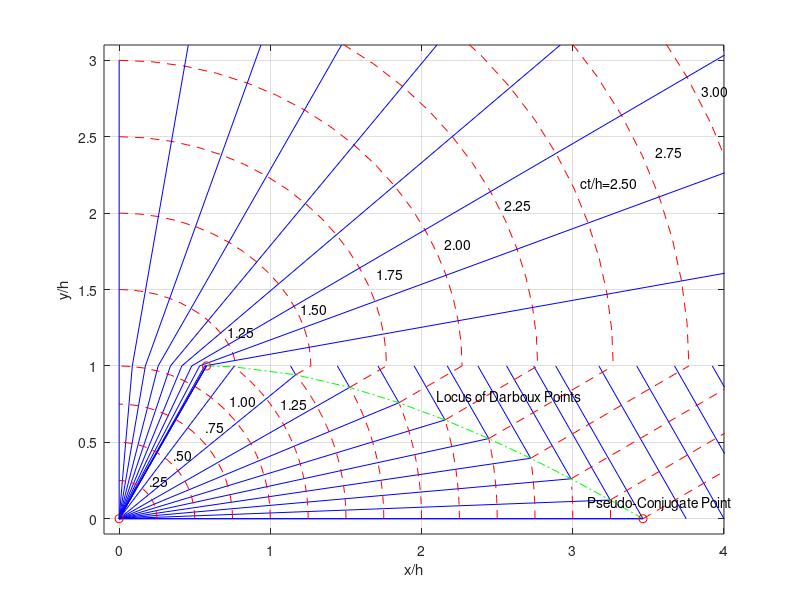

The MATLAB script that drew this image:
% Script f08_09.m; min time paths in a region of with
% discontinuous velocity;                7/98, 4/4/02
%
b=sqrt(3); Ta=[2/b 1.25:.25:3.25 2*b]; Na=length(Ta); 
un=ones(1,Na); ya=sqrt(b*Ta/2-3*un/4)+1.5*un-b*Ta/2;
xa=2*Ta-2*b*un+b*ya; th2=[0:5:90]*pi/180; N=length(th2);
un=ones(1,N); th1=asin(sin(th2)/2); x1=tan(th1);
t1=un./cos(th1);
%
figure(1); clf; t2a=[1.25:.25:3.25 2*b]; N1=length(t2a);
for i=1:N1, t2=t2a(i); x=x1+2*(t2*un-t1).*sin(th2); 
   xc(i)=x1(N)+2*(t2-t1(N)); y=un+2*(t2*un-t1).*cos(th2);
   plot(x,y,'r--'); hold on; end
th2a=[10:10:90]*pi/180; yf=3.1;
for i=1:9, th2=th2a(i); th1=asin(sin(th2)/2);
   x1=tan(th1); xf=x1+(yf-1)*tan(th2); plot([x1 xf],...
   [1 yf],'b',[0 x1],[0 1],'b');
end 
for i=1:Na, plot([0 xa(i)],[0 ya(i)],'b',[xa(i)-...
   (1-ya(i))/b xa(i)],[1 ya(i)],'b'); end
al=[0:5:90]*pi/180; d=[.25:.25:1]; for i=1:4, 
   xb=d(i)*cos(al); yb=d(i)*sin(al); plot(xb,yb,'r--'); 
end
plot(xa,ya,'g-.',[3.75-1/b 3.75],[1 0],'b',...
   [4-1/b 4],[1 0],'b',[4.25-1/b 4.25],[1 0],'b',...
   [4.5-1/b 4.5],[1 0],'b',[0 2*b],[0 0],'b',2*b,...
   0,'ro',0,0,'ro',[0 0],[0 3],'b',1/b,1,'ro',...
   [0 1/b],[0 1],'b'); d=[1.25:.25:3.25];
for i=1:9, alm=atan(ya(i+1)/xa(i+1)); al=[0:pi/180:alm];
   xb=d(i)*cos(al); yb=d(i)*sin(al); plot(xb,yb,'r--');
end
for i=1:10, plot([xa(i+1) xc(i)],[ya(i+1) 1],'r--'); end
hold off; grid; axis([-.1 4 -.1 3.1]); ylabel('y/h'); 
text(2.1,.8,'Locus of Darboux Points');
text(3.1,.1,'Pseudo-Conjugate Point'); xlabel('x/h'); 
text(3.05,2.2,'ct/h=2.50'); text(3.55,2.4,'2.75'); 
text(2.55,2.05,'2.25'); text(3.85,2.8,'3.00'); 
text(2.15,1.8,'2.00'); text(1.7,1.6,'1.75'); 
text(1.2,1.37,'1.50');text(.72,1.22,'1.25');
text(.73,.77,'1.00'); text(.57,.6,'.75');
text(.36,.42,'.50'); text(.2,.25,'.25'); 
text(1.07,.75,'1.25');
%print -deps2 \book_do\figures\f08_09
